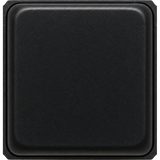
#> input picture plugin/Resources/Ui/key_dark.png, 160 x 160 px, given in place of paper.png, which was not available
$ python process_ui_assets.py ../Resources/Ui/key_dark.png
#> lines starting #> are read from the running program, lines starting #| are printed output that depends on the picture; after the words box and inside, x2 and y2 are one past the last pixel; in counts of white or black regions, pixels touching at a corner belong together; pictures that were not available may be replaced by others from this repository, and a replacement may not be noted
#!/usr/bin/env python3
"""Turn the Higgsfield part photos into plugin UI assets.

Each part was photographed top-down on the surface it sits on (dust-white
steel or black powder coat). The photo is re-lit so its surface matches our
panel texture exactly, then cut out with a soft round (or rounded-square)
mask: the part keeps its real contact shadow and blends into the panel.
The results are small PNGs in plugin/Resources/Ui.

    python3 plugin/Tools/process_ui_assets.py SOURCE_DIR
"""
import sys
from pathlib import Path
import numpy as np
from PIL import Image, ImageDraw, ImageFilter

OUT = Path(__file__).resolve().parents[1] / "Resources" / "Ui"

# source, output, surface the part sits on, output size,
# crop centre (fractions of the photo), crop half-size (fraction of width), mask shape
PARTS = [
    ("knob_paper.png",  "knob_paper.png",  "paper", 320, (0.50, 0.50), 0.27, "circle"),
    ("key_paper.png",   "key_paper.png",   "paper", 200, (0.50, 0.48), 0.30, "round"),
    ("screw_paper.png", "screw_paper.png", "paper",  72, (0.50, 0.48), 0.24, "circle"),
    ("toggle.png",      "toggle.png",      "paper", 200, (0.50, 0.43), 0.21, "circle"),
    ("led_on.png",      "led_on.png",      "paper",  96, (0.50, 0.50), 0.27, "circle"),
    ("led_off.png",     "led_off.png",     "paper",  96, (0.50, 0.50), 0.25, "circle"),
    ("knob_black.png",  "knob_black.png",  "black", 320, (0.50, 0.50), 0.33, "circle"),
    ("key_black.png",   "key_black.png",   "black", 200, (0.50, 0.47), 0.29, "round"),
    ("screw_black.png", "screw_black.png", "black",  72, (0.50, 0.47), 0.22, "circle"),
    ("jack.png",        "jack.png",        "black", 160, (0.50, 0.50), 0.26, "circle"),
    # keys with a light in them: the glow pair is cropped so on and off are the same size;
    # the mini key (sync / retrig) is lit in code over the unlit photo
    ("key_glow_on.png",  "key_glow_on.png",  "paper", 200, (0.497, 0.494), 0.255, "round"),
    ("key_glow_off.png", "key_glow_off.png", "paper", 200, (0.499, 0.493), 0.222, "round"),
    ("minikey_off.png",  "minikey_off.png",  "black", 120, (0.50, 0.50), 0.22, "round"),
]
TEXTURES = [
    ("paper.png", "tex_paper.jpg", 1024),
    ("black.png", "tex_black.jpg", 1024),
]


def border_colour(a):
    border = np.concatenate([a[:16].reshape(-1, 3), a[-16:].reshape(-1, 3), a[:, :16].reshape(-1, 3), a[:, -16:].reshape(-1, 3)])
    return np.median(border, axis=0).astype(np.float32)


def process(src, panel_colour, size, centre, half_frac, shape):
    a = np.asarray(Image.open(src).convert("RGB")).astype(np.float32)
    h, w = a.shape[:2]
    # Re-light the photo so its surface matches our panel exactly: then the soft
    # edge of the mask blends into the panel without a halo.
    a = np.clip(a * (panel_colour / border_colour(a)), 0, 255)
    cx, cy, half = centre[0] * w, centre[1] * h, half_frac * w
    crop = Image.fromarray(a.astype(np.uint8)).crop((int(cx - half), int(cy - half), int(cx + half), int(cy + half))).convert("RGBA")
    s = crop.size[0]
    mask = Image.new("L", crop.size, 0)
    d = ImageDraw.Draw(mask)
    if shape == "circle":
        d.ellipse((s * 0.06, s * 0.06, s * 0.94, s * 0.94), fill=255)
    else:
        d.rounded_rectangle((s * 0.06, s * 0.06, s * 0.94, s * 0.94), radius=s * 0.2, fill=255)
    crop.putalpha(mask.filter(ImageFilter.GaussianBlur(s * 0.035)))
    return crop.resize((size, size), Image.LANCZOS)


def main(src_dir):
#> called with src_dir = '../Resources/Ui/key_dark.png'
    src = Path(src_dir)
    OUT.mkdir(parents=True, exist_ok=True)
    for name, out, size in TEXTURES:
        img = Image.open(src / name).convert("RGB").resize((size, size), Image.LANCZOS)
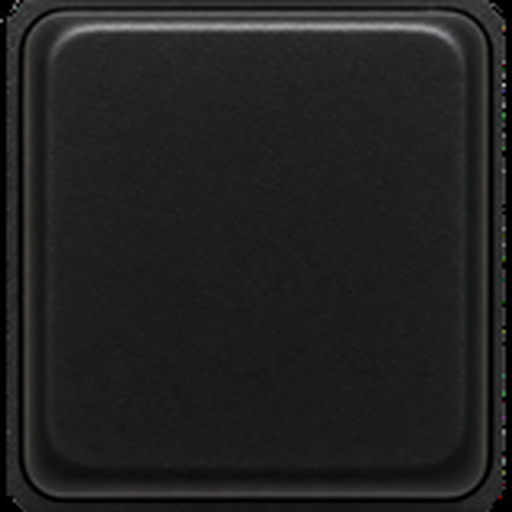
#> img: PIL image 1024x1024 RGB (shown at 1/2 size); mean R, G, B 32.5, 33.1, 33.5
        # Keep only the fine grain: take out the photo's uneven lighting (we light the panels ourselves).
        px = np.asarray(img).astype(np.float32)
        low = np.asarray(img.filter(ImageFilter.GaussianBlur(48))).astype(np.float32)
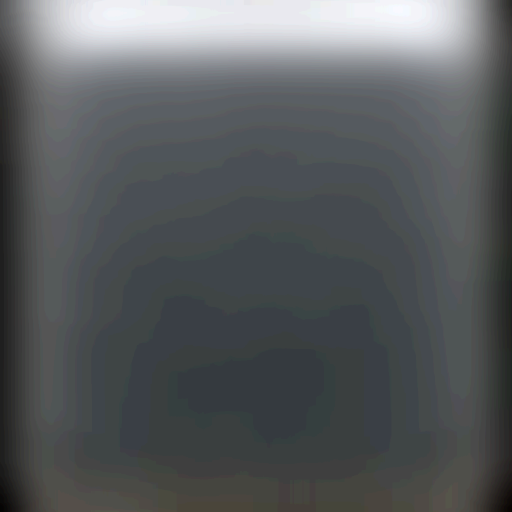
#> low: shape (1024, 1024, 3) float32 (shown at 1/2 size); mean R, G, B 31.5, 32.2, 32.6; drawn with min black and max white
        img = Image.fromarray(np.clip(px - low + px.reshape(-1, 3).mean(axis=0), 0, 255).astype(np.uint8))
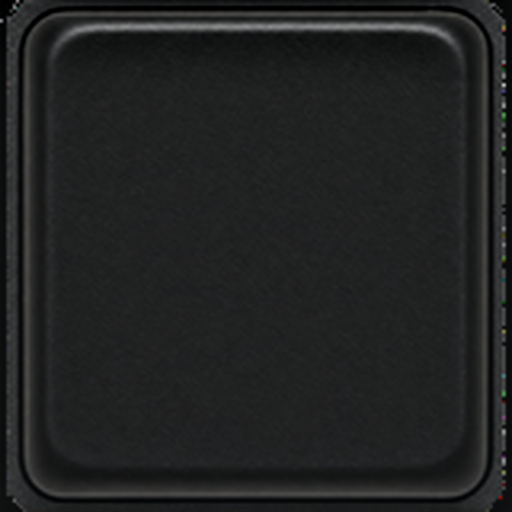
#> img: PIL image 1024x1024 RGB (shown at 1/2 size); mean R, G, B 33, 34, 34
        if out == "tex_paper.jpg":   # warm the steel to Eville dust white (#ECE8DF)
            px = np.asarray(img).astype(np.float32)
            px *= np.array([236.0, 232.0, 223.0]) / px.reshape(-1, 3).mean(axis=0)
            img = Image.fromarray(np.clip(px, 0, 255).astype(np.uint8))
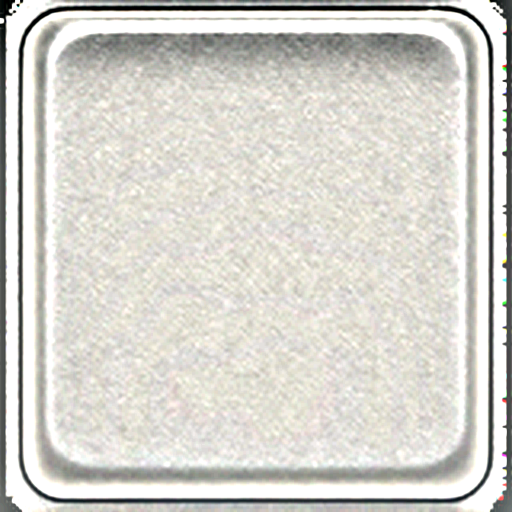
#> img: PIL image 1024x1024 RGB (shown at 1/2 size); mean R, G, B 213, 211.3, 204.8
        img.save(OUT / out, quality=90)
        print("  ", out)
#> pass 2 of the loop in main, `for name, out, size in TEXTURES:`:
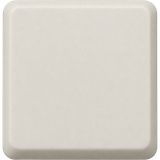
#> input picture plugin/Resources/Ui/key_light.png, 160 x 160 px, given in place of black.png, which was not available
    panel = {
        "paper": np.asarray(Image.open(OUT / "tex_paper.jpg").convert("RGB")).reshape(-1, 3).mean(axis=0),
        "black": np.asarray(Image.open(OUT / "tex_black.jpg").convert("RGB")).reshape(-1, 3).mean(axis=0),
    }
#> panel = {'paper': [213, 211.4, 204.6], 'black': [207.9, 202.5, 196.3]}
    for name, out, surface, size, centre, half, shape in PARTS:
        process(src / name, panel[surface], size, centre, half, shape).save(OUT / out)
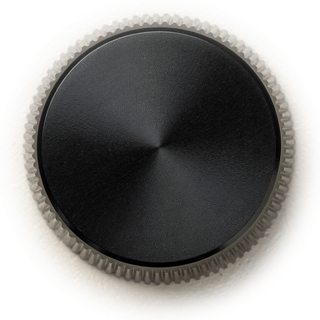
#> input picture plugin/Resources/Ui/knob_paper.png, 320 x 320 px, found by its file name
#> in process, `a = np.asarray(Image.open(src).convert("RGB")).astype(np.float32)`:
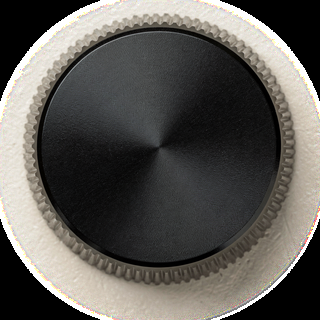
#> a: shape (320, 320, 3) float32; mean R, G, B 92.1, 89.5, 85.1
#> in process, `a = np.clip(a * (panel_colour / border_colour(a)), 0, 255)`: a: shape (320, 320, 3) float64; 14.2% of the values are NaN or infinite; the others: min 255, max 255, mean 255
#> in process, `mask = Image.new("L", crop.size, 0)`: mask: PIL image 173x173 L; every value is 0
#> in process, `crop.putalpha(mask.filter(ImageFilter.GaussianBlur(s * 0.035)))`:
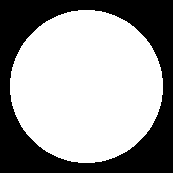
#> mask: PIL image 173x173 L; 61.3% white; 1 black region, box (x1, y1, x2, y2) and area: (0, 0, 173, 173) 11588
        print("  ", out)
#> pass 2 of the loop in main, `for name, out, surface, size, centre, half, shape in PARTS:`:
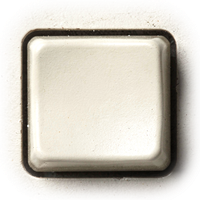
#> input picture plugin/Resources/Ui/key_paper.png, 200 x 200 px, found by its file name
#> in process (call 2), `crop.putalpha(mask.filter(ImageFilter.GaussianBlur(s * 0.035)))`:
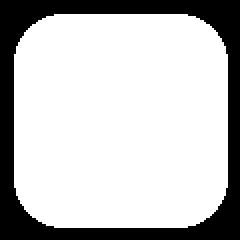
#> mask: PIL image 120x120 L (shown 2 times larger); 75.9% white; 1 black region, box (x1, y1, x2, y2) and area: (0, 0, 120, 120) 3475
#> pass 3 of the loop in main, `for name, out, surface, size, centre, half, shape in PARTS:`:
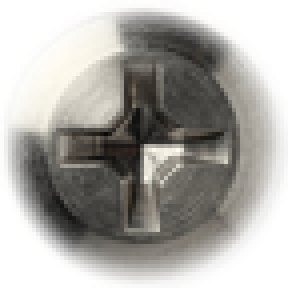
#> input picture plugin/Resources/Ui/screw_paper.png, 72 x 72 px, found by its file name (shown 4 times larger)
#> in process (call 3), `crop.putalpha(mask.filter(ImageFilter.GaussianBlur(s * 0.035)))`:
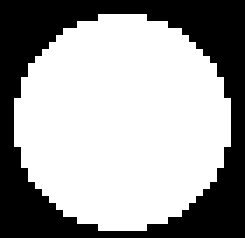
#> mask: PIL image 35x34 L (shown 7 times larger); 62.9% white; 1 black region, box (x1, y1, x2, y2) and area: (0, 0, 35, 34) 441
#> in process (call 3), `return crop.resize((size, size), Image.LANCZOS)`:
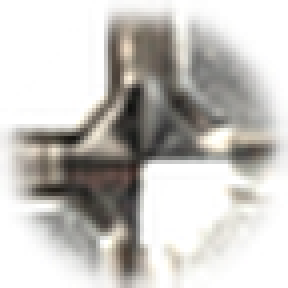
#> returned value: PIL image 72x72 RGBA (shown 4 times larger); mean R, G, B, A 154.5, 151.9, 146.7, 160.5; transparent parts drawn white
#> the loop made 8 passes; the first 3 are shown


if __name__ == "__main__":
#> (the run stopped early here; a loop or call above may not have finished)
